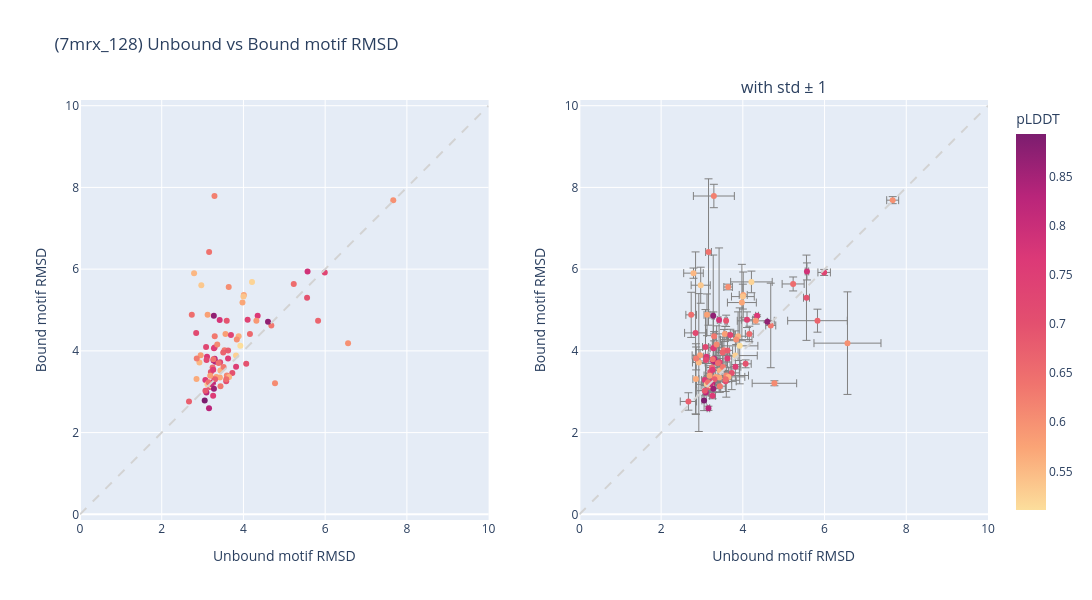
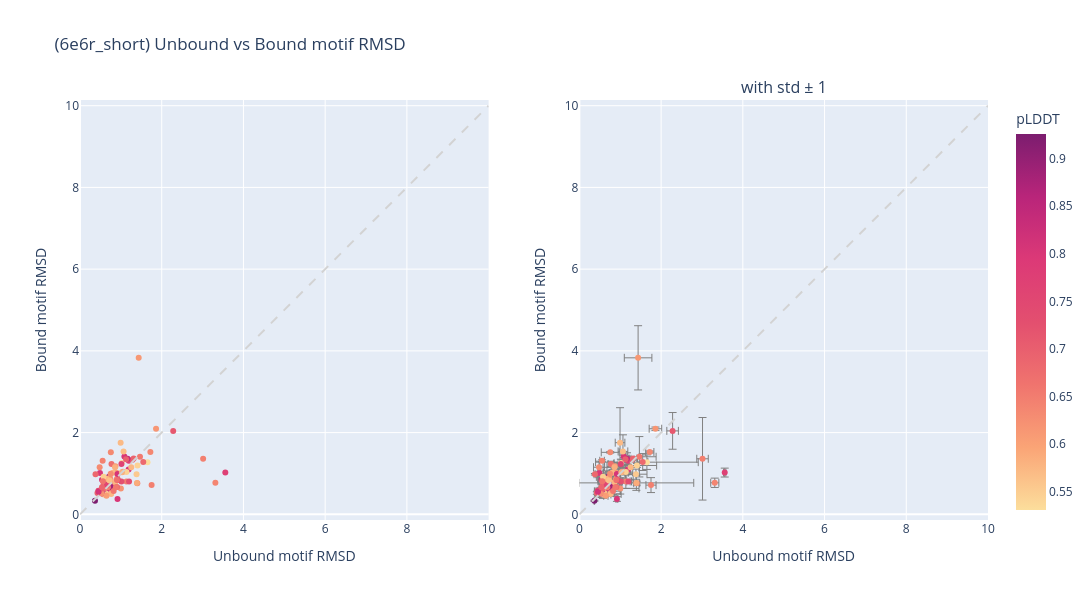
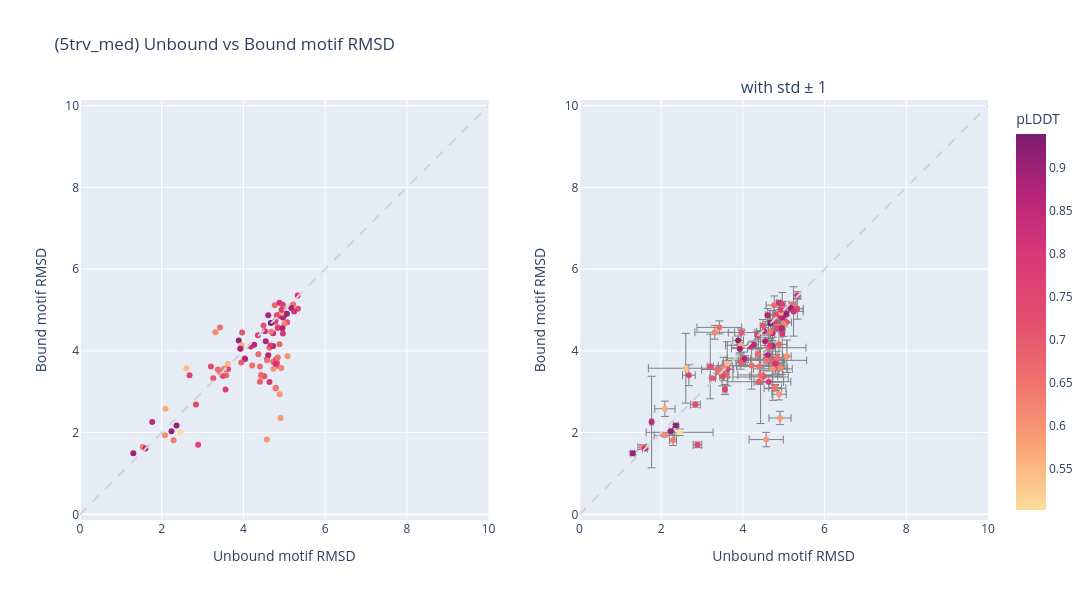
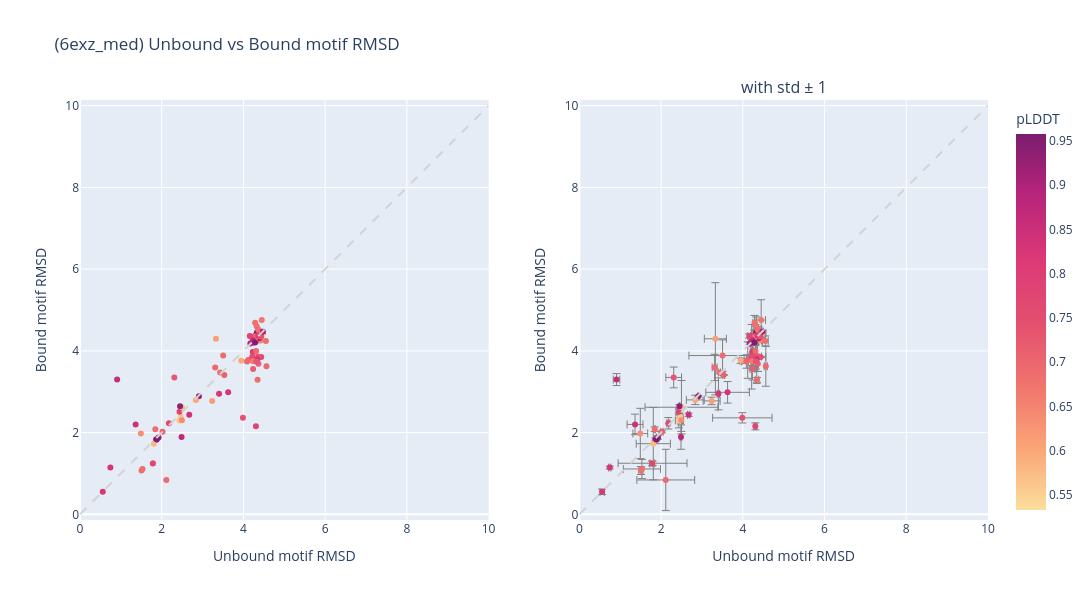

Notebook source saved alongside these figures, in order:
### Markdown cell above
### plot all

### Code cell
for motif in os.listdir(out_dir):
    motif_out_dir = os.path.join(out_dir,motif)
    motif_pdb = f"/data/cb/mihirb14/projects/BoltzDesign1/motifs/{motif}.pdb"
    full, agg = motif_results(motif_out_dir, motif_pdb)
    
    plot_scatter_motifrmsd(agg, motif).show()
